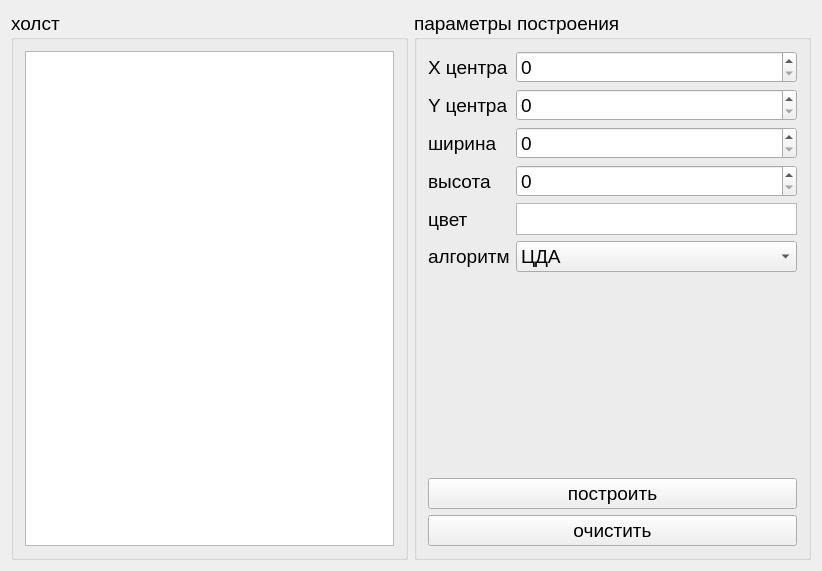
<?xml version="1.0" encoding="UTF-8"?>
<ui version="4.0">
 <class>EllipsePage</class>
 <widget class="QWidget" name="EllipsePage">
  <property name="geometry">
   <rect>
    <x>0</x>
    <y>0</y>
    <width>822</width>
    <height>571</height>
   </rect>
  </property>
  <property name="windowTitle">
   <string>EllipsePage</string>
  </property>
  <layout class="QHBoxLayout" name="horizontalLayout" stretch="8,2">
   <item>
    <widget class="QGroupBox" name="groupBox_5">
     <property name="font">
      <font>
       <pointsize>14</pointsize>
       <weight>50</weight>
       <bold>false</bold>
       <underline>false</underline>
       <kerning>true</kerning>
      </font>
     </property>
     <property name="title">
      <string>холст</string>
     </property>
     <property name="flat">
      <bool>false</bool>
     </property>
     <layout class="QGridLayout" name="gridLayout_5">
      <item row="0" column="0">
       <widget class="QGraphicsView" name="canvas">
        <property name="verticalScrollBarPolicy">
         <enum>Qt::ScrollBarAlwaysOff</enum>
        </property>
        <property name="horizontalScrollBarPolicy">
         <enum>Qt::ScrollBarAlwaysOff</enum>
        </property>
       </widget>
      </item>
     </layout>
    </widget>
   </item>
   <item>
    <widget class="QGroupBox" name="groupBox_4">
     <property name="font">
      <font>
       <pointsize>14</pointsize>
       <weight>50</weight>
       <bold>false</bold>
       <underline>false</underline>
       <kerning>true</kerning>
      </font>
     </property>
     <property name="title">
      <string>параметры построения</string>
     </property>
     <property name="flat">
      <bool>false</bool>
     </property>
     <layout class="QVBoxLayout" name="verticalLayout_5">
      <item>
       <layout class="QFormLayout" name="formLayout_4">
        <item row="0" column="0">
         <widget class="QLabel" name="label_12">
          <property name="text">
           <string>X центра</string>
          </property>
         </widget>
        </item>
        <item row="0" column="1">
         <widget class="QSpinBox" name="xInput">
          <property name="maximum">
           <number>1200</number>
          </property>
         </widget>
        </item>
        <item row="1" column="0">
         <widget class="QLabel" name="label_13">
          <property name="text">
           <string>Y центра</string>
          </property>
         </widget>
        </item>
        <item row="1" column="1">
         <widget class="QSpinBox" name="yInput">
          <property name="maximum">
           <number>900</number>
          </property>
         </widget>
        </item>
        <item row="2" column="0">
         <widget class="QLabel" name="label_14">
          <property name="text">
           <string>ширина</string>
          </property>
         </widget>
        </item>
        <item row="2" column="1">
         <widget class="QSpinBox" name="widthInput">
          <property name="maximum">
           <number>1200</number>
          </property>
         </widget>
        </item>
        <item row="3" column="0">
         <widget class="QLabel" name="label_15">
          <property name="text">
           <string>высота</string>
          </property>
         </widget>
        </item>
        <item row="3" column="1">
         <widget class="QSpinBox" name="heightInput">
          <property name="maximum">
           <number>900</number>
          </property>
         </widget>
        </item>
        <item row="5" column="0">
         <widget class="QLabel" name="label_16">
          <property name="text">
           <string>алгоритм</string>
          </property>
         </widget>
        </item>
        <item row="5" column="1">
         <widget class="QComboBox" name="algorithmInput">
          <item>
           <property name="text">
            <string>ЦДА</string>
           </property>
          </item>
          <item>
           <property name="text">
            <string>Брезенхэм действительный</string>
           </property>
          </item>
          <item>
           <property name="text">
            <string>Брезенхэм целочисленный</string>
           </property>
          </item>
          <item>
           <property name="text">
            <string>Брезенхэм с устранением</string>
           </property>
          </item>
          <item>
           <property name="text">
            <string>Библиотечный</string>
           </property>
          </item>
         </widget>
        </item>
        <item row="4" column="0">
         <widget class="QLabel" name="label_17">
          <property name="text">
           <string>цвет</string>
          </property>
         </widget>
        </item>
        <item row="4" column="1">
         <widget class="QGraphicsView" name="colorInput">
          <property name="sizePolicy">
           <sizepolicy hsizetype="Expanding" vsizetype="Expanding">
            <horstretch>0</horstretch>
            <verstretch>0</verstretch>
           </sizepolicy>
          </property>
          <property name="maximumSize">
           <size>
            <width>16777215</width>
            <height>32</height>
           </size>
          </property>
          <property name="font">
           <font>
            <pointsize>14</pointsize>
            <weight>50</weight>
            <bold>false</bold>
            <underline>false</underline>
            <kerning>true</kerning>
           </font>
          </property>
          <property name="focusPolicy">
           <enum>Qt::NoFocus</enum>
          </property>
          <property name="acceptDrops">
           <bool>false</bool>
          </property>
          <property name="verticalScrollBarPolicy">
           <enum>Qt::ScrollBarAlwaysOff</enum>
          </property>
          <property name="horizontalScrollBarPolicy">
           <enum>Qt::ScrollBarAlwaysOff</enum>
          </property>
          <property name="interactive">
           <bool>true</bool>
          </property>
         </widget>
        </item>
       </layout>
      </item>
      <item>
       <spacer name="verticalSpacer_5">
        <property name="orientation">
         <enum>Qt::Vertical</enum>
        </property>
        <property name="sizeHint" stdset="0">
         <size>
          <width>20</width>
          <height>40</height>
         </size>
        </property>
       </spacer>
      </item>
      <item>
       <widget class="QPushButton" name="drawButton">
        <property name="text">
         <string>построить</string>
        </property>
       </widget>
      </item>
      <item>
       <widget class="QPushButton" name="clearButton">
        <property name="text">
         <string>очистить</string>
        </property>
       </widget>
      </item>
     </layout>
    </widget>
   </item>
  </layout>
 </widget>
 <layoutdefault spacing="6" margin="11"/>
 <resources/>
 <connections/>
</ui>
